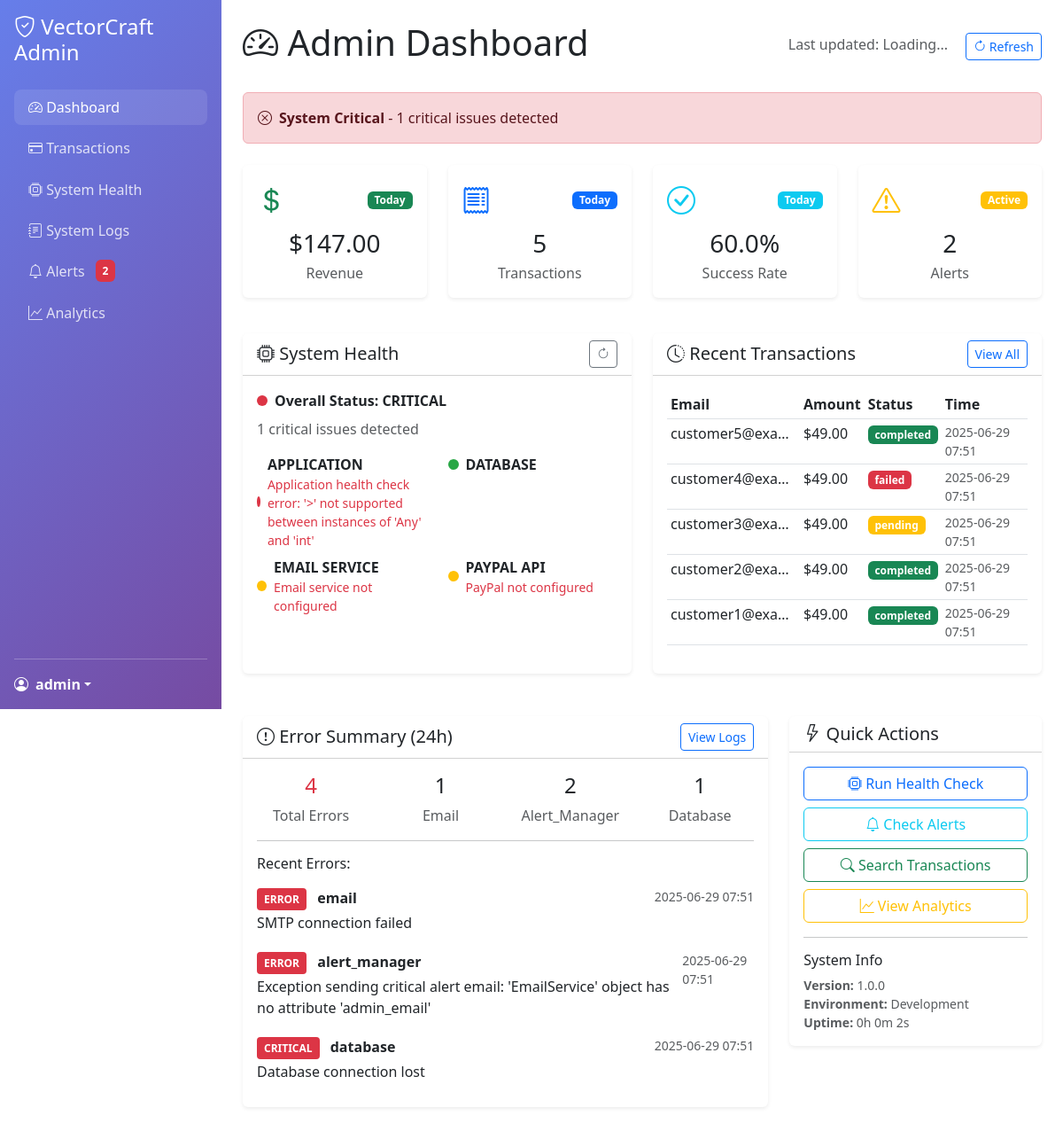
The page /admin (signed in) on the database its author committed.
### tables this page shows
CREATE TABLE users (
                    id INTEGER PRIMARY KEY AUTOINCREMENT,
                    username TEXT UNIQUE NOT NULL,
                    email TEXT UNIQUE NOT NULL,
                    password_hash TEXT NOT NULL,
                    salt TEXT NOT NULL,
                    created_at TIMESTAMP DEFAULT CURRENT_TIMESTAMP,
                    last_login TIMESTAMP,
                    is_active BOOLEAN DEFAULT 1
                );

CREATE TABLE transactions (
                    id INTEGER PRIMARY KEY AUTOINCREMENT,
                    transaction_id TEXT UNIQUE NOT NULL,
                    email TEXT NOT NULL,
                    username TEXT,
                    amount DECIMAL(10,2),
                    currency TEXT DEFAULT 'USD',
                    paypal_order_id TEXT,
                    paypal_payment_id TEXT,
                    status TEXT DEFAULT 'pending',
                    error_message TEXT,
                    user_created INTEGER DEFAULT 0,
                    email_sent INTEGER DEFAULT 0,
                    created_at TIMESTAMP DEFAULT CURRENT_TIMESTAMP,
                    completed_at TIMESTAMP,
                    metadata TEXT
                );

CREATE TABLE system_logs (
                    id INTEGER PRIMARY KEY AUTOINCREMENT,
                    level TEXT NOT NULL,
                    component TEXT NOT NULL,
                    message TEXT NOT NULL,
                    details TEXT,
                    user_email TEXT,
                    transaction_id TEXT,
                    created_at TIMESTAMP DEFAULT CURRENT_TIMESTAMP
                );

### app.py (the view)
@app.route('/admin')
@admin_required
def admin_dashboard():
    try:
        health_status = health_monitor.get_overall_status()
        recent_transactions = db.get_transactions(limit=10)
        alert_summary = alert_manager.get_alert_summary()
        today_transactions = [tx for tx in recent_transactions if tx['created_at'].startswith(datetime.now().strftime('%Y-%m-%d'))]
        today_revenue = sum(float(tx['amount'] or 0) for tx in today_transactions if tx['status'] == 'completed')
        error_summary = system_logger.get_error_summary(hours=24)
        dashboard_data = {
            'health_status': health_status,
            'today_stats': {
                'revenue': today_revenue,
                'transactions': len(today_transactions),
                'success_rate': len([tx for tx in today_transactions if tx['status'] == 'completed']) / max(len(today_transactions), 1) * 100
            },
            'alert_summary': alert_summary,
            'error_summary': error_summary,
            'recent_transactions': recent_transactions[:5]
        }
        return render_template('admin/dashboard.html', data=dashboard_data)
    except Exception as e:
        system_logger.error('admin', f'Admin dashboard error: {str(e)}', user_email=current_user.email)
        flash(f'Dashboard error: {str(e)}', 'error')
        return render_template('admin/dashboard.html', data={})

### templates/admin/dashboard.html (shortened to what this page needs)
{% extends "admin/base.html" %}
{% block content %}
<div class="d-flex justify-content-between align-items-center mb-4">
    <h1><i class="bi bi-speedometer2"></i> Admin Dashboard</h1>
    <div>
        <span class="text-muted me-3">Last updated: <span id="lastUpdated">Loading...</span></span>
        <button class="btn btn-outline-primary btn-sm" onclick="refreshData()">
            <i class="bi bi-arrow-clockwise"></i> Refresh
        </button>
    </div>
</div>
<div id="systemStatusBanner" class="alert alert-info d-flex align-items-center mb-4" role="alert">
</div>
<div class="row mb-4">
    <div class="col-md-3 mb-3">
        <div class="card metric-card border-0 shadow-sm">
            <div class="card-body text-center">
                <div class="d-flex justify-content-between align-items-center mb-2">
                    <i class="bi bi-currency-dollar text-success" style="font-size: 2rem;"></i>
                    <span class="badge bg-success">Today</span>
                </div>
                <h3 class="mb-1" id="todayRevenue">${{ "%.2f"|format(data.today_stats.revenue if data and data.today_stats else 0) }}</h3>
                <p class="text-muted mb-0">Revenue</p>
            </div>
        </div>
    </div>
    <div class="col-md-3 mb-3">
        <div class="card metric-card border-0 shadow-sm">
            <div class="card-body text-center">
                <div class="d-flex justify-content-between align-items-center mb-2">
                    <i class="bi bi-receipt text-primary" style="font-size: 2rem;"></i>
                    <span class="badge bg-primary">Today</span>
                </div>
                <h3 class="mb-1" id="todayTransactions">{{ data.today_stats.transactions if data and data.today_stats else 0 }}</h3>
                <p class="text-muted mb-0">Transactions</p>
            </div>
        </div>
    </div>
    <div class="col-md-3 mb-3">
        <div class="card metric-card border-0 shadow-sm">
            <div class="card-body text-center">
                <div class="d-flex justify-content-between align-items-center mb-2">
                    <i class="bi bi-check-circle text-info" style="font-size: 2rem;"></i>
                    <span class="badge bg-info">Today</span>
                </div>
                <h3 class="mb-1" id="successRate">{{ "%.1f"|format(data.today_stats.success_rate if data and data.today_stats else 0) }}%</h3>
                <p class="text-muted mb-0">Success Rate</p>
            </div>
        </div>
    </div>
    <div class="col-md-3 mb-3">
        <div class="card metric-card border-0 shadow-sm">
            <div class="card-body text-center">
                <div class="d-flex justify-content-between align-items-center mb-2">
                    <i class="bi bi-exclamation-triangle text-warning" style="font-size: 2rem;"></i>
                    <span class="badge bg-warning">Active</span>
                </div>
                <h3 class="mb-1" id="activeAlerts">{{ data.alert_summary.total_active if data and data.alert_summary else 0 }}</h3>
                <p class="text-muted mb-0">Alerts</p>
            </div>
        </div>
    </div>
</div>
<div class="row mb-4">
    <div class="col-lg-6 mb-4">
        <div class="card border-0 shadow-sm h-100">
            <div class="card-header bg-transparent d-flex justify-content-between align-items-center">
                <h5 class="mb-0"><i class="bi bi-cpu"></i> System Health</h5>
                <button class="btn btn-sm btn-outline-secondary" onclick="refreshHealthStatus()">
                    <i class="bi bi-arrow-clockwise"></i>
                </button>
            </div>
            <div class="card-body">
                <div id="healthStatus">
                </div>
            </div>
        </div>
    </div>
    <div class="col-lg-6 mb-4">
        <div class="card border-0 shadow-sm h-100">
            <div class="card-header bg-transparent d-flex justify-content-between align-items-center">
                <h5 class="mb-0"><i class="bi bi-clock-history"></i> Recent Transactions</h5>
                <a href="{{ url_for('admin_transactions') }}" class="btn btn-sm btn-outline-primary">
                    View All
                </a>
            </div>
            <div class="card-body">
                <div id="recentTransactions">
                    {% if data and data.recent_transactions %}
                        <div class="table-responsive">
                            <table class="table table-sm">
                                <thead>
                                    <tr>
                                        <th>Email</th>
                                        <th>Amount</th>
                                        <th>Status</th>
                                        <th>Time</th>
                                    </tr>
                                </thead>
                                <tbody>
                                    {% for tx in data.recent_transactions %}
                                    <tr>
                                        <td class="text-truncate" style="max-width: 150px;">{{ tx.email }}</td>
                                        <td>${{ "%.2f"|format(tx.amount or 0) }}</td>
                                        <td>
                                            <span class="badge bg-{{ 'success' if tx.status == 'completed' else 'warning' if tx.status == 'pending' else 'danger' }}">
                                                {{ tx.status }}
                                            </span>
                                        </td>
                                        <td class="text-muted small">
                                            {{ tx.created_at[:16] }}
                                        </td>
                                    </tr>
                                    {% endfor %}
                                </tbody>
                            </table>
                        </div>
                    {% else %}
                        <div class="text-center text-muted py-3">
                            <i class="bi bi-inbox" style="font-size: 2rem;"></i>
                            <p class="mt-2">No recent transactions</p>
                        </div>
                    {% endif %}
                </div>
            </div>
        </div>
    </div>
</div>
<div class="row">
    <div class="col-lg-8 mb-4">
        <div class="card border-0 shadow-sm">
            <div class="card-header bg-transparent d-flex justify-content-between align-items-center">
                <h5 class="mb-0"><i class="bi bi-exclamation-circle"></i> Error Summary (24h)</h5>
                <a href="{{ url_for('admin_logs') }}" class="btn btn-sm btn-outline-primary">
                    View Logs
                </a>
            </div>
            <div class="card-body">
                {% if data and data.error_summary %}
                    <div class="row text-center">
                        <div class="col">
                            <h4 class="text-danger">{{ data.error_summary.total_errors }}</h4>
                            <p class="text-muted mb-0">Total Errors</p>
                        </div>
                        {% for component, count in data.error_summary.by_component.items() %}
                        <div class="col">
                            <h4>{{ count }}</h4>
                            <p class="text-muted mb-0">{{ component.title() }}</p>
                        </div>
                        {% endfor %}
                    </div>
                    {% if data.error_summary.recent_errors %}
                        <hr>
                        <h6>Recent Errors:</h6>
                        <div class="list-group list-group-flush">
                            {% for error in data.error_summary.recent_errors[:3] %}
                            <div class="list-group-item border-0 px-0">
                                <div class="d-flex justify-content-between align-items-start">
                                    <div>
                                        <span class="log-level log-{{ error.level.lower() }}">{{ error.level }}</span>
                                        <strong class="ms-2">{{ error.component }}</strong>
                                        <p class="mb-1 mt-1">{{ error.message }}</p>
                                    </div>
                                    <small class="text-muted">{{ error.created_at[:16] }}</small>
                                </div>
                            </div>
                            {% endfor %}
                        </div>
                    {% endif %}
                {% else %}
                    <div class="text-center text-muted py-3">
                        <i class="bi bi-check-circle text-success" style="font-size: 2rem;"></i>
                        <p class="mt-2">No errors in the last 24 hours</p>
                    </div>
                {% endif %}
            </div>
        </div>
    </div>
    <div class="col-lg-4 mb-4">
        <div class="card border-0 shadow-sm">
            <div class="card-header bg-transparent">
                <h5 class="mb-0"><i class="bi bi-lightning"></i> Quick Actions</h5>
            </div>
            <div class="card-body">
                <div class="d-grid gap-2">
                    <button class="btn btn-outline-primary" onclick="runHealthCheck()">
                        <i class="bi bi-cpu"></i> Run Health Check
                    </button>
                    <button class="btn btn-outline-info" onclick="checkAlerts()">
                        <i class="bi bi-bell"></i> Check Alerts
                    </button>
                    <a href="{{ url_for('admin_transactions') }}" class="btn btn-outline-success">
                        <i class="bi bi-search"></i> Search Transactions
                    </a>
                    <a href="{{ url_for('admin_analytics') }}" class="btn btn-outline-warning">
                        <i class="bi bi-graph-up"></i> View Analytics
                    </a>
                </div>
                <hr>
                <h6>System Info</h6>
                <small class="text-muted">
                    <div><strong>Version:</strong> 1.0.0</div>
                    <div><strong>Environment:</strong> {{ 'Production' if config.get('ENV') == 'production' else 'Development' }}</div>
                    <div><strong>Uptime:</strong> <span id="uptime">Loading...</span></div>
                </small>
            </div>
        </div>
    </div>
</div>
{% endblock %}

### templates/admin/base.html (shortened to what this page needs)
<!DOCTYPE html>
<html lang="en">
<head>
    <link href="https://cdn.jsdelivr.net/npm/bootstrap@5.3.0/dist/css/bootstrap.min.css" rel="stylesheet">
    <link href="https://cdn.jsdelivr.net/npm/bootstrap-icons@1.11.0/font/bootstrap-icons.css" rel="stylesheet">
</head>
<body>
    <div class="sidebar position-fixed top-0 start-0 d-none d-md-flex flex-column p-3" style="width: 250px; z-index: 1000;">
        <h4 class="text-white mb-4">
            <i class="bi bi-shield-check"></i> VectorCraft Admin
        </h4>
        <ul class="nav nav-pills flex-column mb-auto">
            <li class="nav-item">
                <a href="{{ url_for('admin_dashboard') }}" class="nav-link {% if request.endpoint == 'admin_dashboard' %}active{% endif %}">
                    <i class="bi bi-speedometer2"></i> Dashboard
                </a>
            </li>
            <li class="nav-item">
                <a href="{{ url_for('admin_transactions') }}" class="nav-link {% if request.endpoint == 'admin_transactions' %}active{% endif %}">
                    <i class="bi bi-credit-card"></i> Transactions
                </a>
            </li>
            <li class="nav-item">
                <a href="{{ url_for('admin_system') }}" class="nav-link {% if request.endpoint == 'admin_system' %}active{% endif %}">
                    <i class="bi bi-cpu"></i> System Health
                </a>
            </li>
            <li class="nav-item">
                <a href="{{ url_for('admin_logs') }}" class="nav-link {% if request.endpoint == 'admin_logs' %}active{% endif %}">
                    <i class="bi bi-journal-text"></i> System Logs
                </a>
            </li>
            <li class="nav-item">
                <a href="{{ url_for('admin_alerts') }}" class="nav-link {% if request.endpoint == 'admin_alerts' %}active{% endif %}">
                    <i class="bi bi-bell"></i> Alerts
                    <span id="alertBadge" class="badge bg-danger ms-2 alert-badge" style="display: none;"></span>
                </a>
            </li>
            <li class="nav-item">
                <a href="{{ url_for('admin_analytics') }}" class="nav-link {% if request.endpoint == 'admin_analytics' %}active{% endif %}">
                    <i class="bi bi-graph-up"></i> Analytics
                </a>
            </li>
        </ul>
        <hr class="text-white">
        <div class="dropdown">
            <a href="#" class="d-flex align-items-center text-white text-decoration-none dropdown-toggle" data-bs-toggle="dropdown">
                <i class="bi bi-person-circle me-2"></i>
                <strong>{{ current_user.username }}</strong>
            </a>
        </div>
    </div>
    <div class="content-wrapper">
        <div class="container-fluid p-4">
            {% block content %}{% endblock %}
        </div>
    </div>
</body>
</html>

### rows shown on the page
users: username "admin"
transactions: email "customer5@exa…", amount "49.00", status "completed", created_at "2025-06-29 07:51"
transactions: email "customer4@exa…", amount "49.00", status "failed", created_at "2025-06-29 07:51"
transactions: email "customer3@exa…", amount "49.00", status "pending", created_at "2025-06-29 07:51"
transactions: email "customer2@exa…", amount "49.00", status "completed", created_at "2025-06-29 07:51"
transactions: email "customer1@exa…", amount "49.00", status "completed", created_at "2025-06-29 07:51"
system_logs: count "1", title "Email", level "ERROR", component "email", message "SMTP connection failed", created_at "2025-06-29 07:51"
system_logs: count "2", title "Alert_Manager", level "ERROR", component "alert_manager", message "Exception sending critical alert email: 'EmailService' object has no attribute 'admin_email'", created_at "2025-06-29 07:51"
system_logs: count "1", title "Database", level "CRITICAL", component "database", message "Database connection lost", created_at "2025-06-29 07:51"

### other values the page prints
{{ data.today_stats.transactions if data and data.today_stats else 0 }} "5"
{{ data.alert_summary.total_active if data and data.alert_summary else 0 }} "2"
{{ data.error_summary.total_errors }} "4"
{{ 'Production' if config.get('ENV') == 'production' else 'Development' }} "Development"
